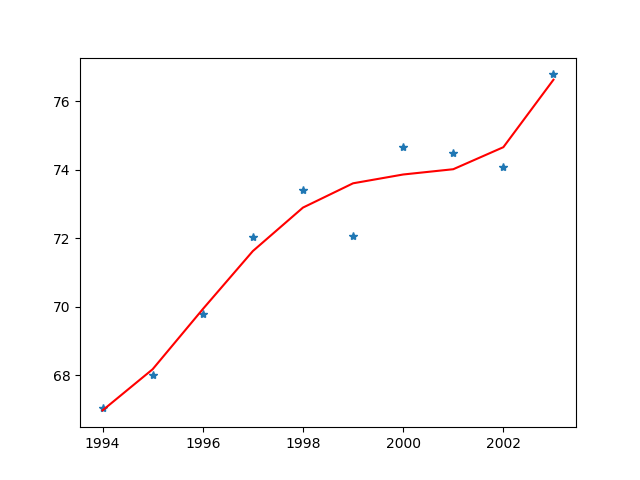

Write the Python code that produced this figure.
"""
高次插值因舍入误差而产生的runge现象
2010年的估计值为249.7,很不理想
"""

import numpy as np
import matplotlib.pyplot as plt

x_array = np.arange(1994, 2004, 1)
y_array = np.array([67.052, 68.008, 69.803, 72.024, 73.400, 72.063, 74.669, 74.487, 74.065, 76.777])
n = 9
m = len(x_array)

z1 = np.polyfit(x_array, y_array, 9)
p1 = np.poly1d(z1)
print(p1)
y_val = p1(x_array)
plot1 = plt.plot(x_array, y_array, '*', label='original values')
plot2 = plt.plot(x_array, y_val, "r")

# 预估2010年的石油量
print(p1(2010))
plt.savefig("9阶多项式拟合.png")
